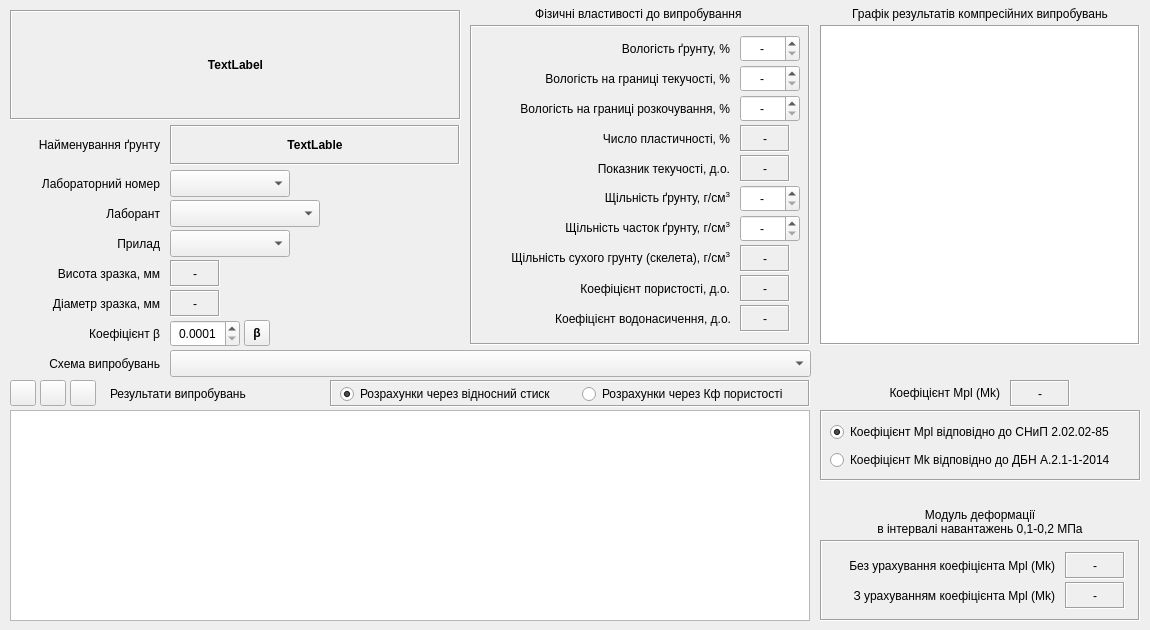
  <widget class="QWidget" name="tab">
   <attribute name="title">
    <string>Один запис</string>
   </attribute>
   <widget class="QLabel" name="label">
    <property name="enabled">
     <bool>true</bool>
    </property>
    <property name="geometry">
     <rect>
      <x>10</x>
      <y>10</y>
      <width>451</width>
      <height>110</height>
     </rect>
    </property>
    <property name="font">
     <font>
      <weight>75</weight>
      <bold>true</bold>
     </font>
    </property>
    <property name="frameShape">
     <enum>QFrame::Box</enum>
    </property>
    <property name="frameShadow">
     <enum>QFrame::Sunken</enum>
    </property>
    <property name="text">
     <string>TextLabel</string>
    </property>
    <property name="alignment">
     <set>Qt::AlignCenter</set>
    </property>
    <property name="wordWrap">
     <bool>true</bool>
    </property>
   </widget>
   <widget class="QLabel" name="label_19">
    <property name="geometry">
     <rect>
      <x>110</x>
      <y>380</y>
      <width>171</width>
      <height>27</height>
     </rect>
    </property>
    <property name="text">
     <string>Результати випробувань</string>
    </property>
    <property name="alignment">
     <set>Qt::AlignLeading|Qt::AlignLeft|Qt::AlignVCenter</set>
    </property>
   </widget>
   <widget class="QLabel" name="label_20">
    <property name="geometry">
     <rect>
      <x>10</x>
      <y>170</y>
      <width>150</width>
      <height>27</height>
     </rect>
    </property>
    <property name="sizePolicy">
     <sizepolicy hsizetype="Preferred" vsizetype="Preferred">
      <horstretch>0</horstretch>
      <verstretch>0</verstretch>
     </sizepolicy>
    </property>
    <property name="text">
     <string>Лабораторний номер</string>
    </property>
    <property name="alignment">
     <set>Qt::AlignRight|Qt::AlignTrailing|Qt::AlignVCenter</set>
    </property>
   </widget>
   <widget class="QComboBox" name="comboBox">
    <property name="geometry">
     <rect>
      <x>170</x>
      <y>170</y>
      <width>120</width>
      <height>27</height>
     </rect>
    </property>
   </widget>
   <widget class="QFrame" name="frame_3">
    <property name="geometry">
     <rect>
      <x>470</x>
      <y>25</y>
      <width>340</width>
      <height>320</height>
     </rect>
    </property>
    <property name="frameShape">
     <enum>QFrame::Box</enum>
    </property>
    <property name="frameShadow">
     <enum>QFrame::Sunken</enum>
    </property>
    <widget class="QLabel" name="label_11">
     <property name="geometry">
      <rect>
       <x>270</x>
       <y>220</y>
       <width>50</width>
       <height>27</height>
      </rect>
     </property>
     <property name="font">
      <font>
       <weight>50</weight>
       <bold>false</bold>
      </font>
     </property>
     <property name="frameShape">
      <enum>QFrame::Box</enum>
     </property>
     <property name="frameShadow">
      <enum>QFrame::Sunken</enum>
     </property>
     <property name="text">
      <string>-</string>
     </property>
     <property name="alignment">
      <set>Qt::AlignCenter</set>
     </property>
     <property name="margin">
      <number>0</number>
     </property>
     <property name="indent">
      <number>-1</number>
     </property>
    </widget>
    <widget class="QLabel" name="label_23">
     <property name="geometry">
      <rect>
       <x>10</x>
       <y>250</y>
       <width>250</width>
       <height>27</height>
      </rect>
     </property>
     <property name="text">
      <string>Коефіцієнт пористості, д.о.</string>
     </property>
     <property name="alignment">
      <set>Qt::AlignRight|Qt::AlignTrailing|Qt::AlignVCenter</set>
     </property>
     <property name="wordWrap">
      <bool>true</bool>
     </property>
    </widget>
    <widget class="QLabel" name="label_27">
     <property name="geometry">
      <rect>
       <x>10</x>
       <y>220</y>
       <width>250</width>
       <height>27</height>
      </rect>
     </property>
     <property name="text">
      <string>&lt;html&gt;&lt;head/&gt;&lt;body&gt;&lt;p&gt;Щiльнiсть сухого грунту (скелета), г/см&lt;span style=&quot; vertical-align:super;&quot;&gt;3&lt;/span&gt;&lt;/p&gt;&lt;/body&gt;&lt;/html&gt;</string>
     </property>
     <property name="alignment">
      <set>Qt::AlignRight|Qt::AlignTrailing|Qt::AlignVCenter</set>
     </property>
     <property name="wordWrap">
      <bool>true</bool>
     </property>
    </widget>
    <widget class="QLabel" name="label_12">
     <property name="geometry">
      <rect>
       <x>270</x>
       <y>250</y>
       <width>50</width>
       <height>27</height>
      </rect>
     </property>
     <property name="font">
      <font>
       <weight>50</weight>
       <bold>false</bold>
      </font>
     </property>
     <property name="frameShape">
      <enum>QFrame::Box</enum>
     </property>
     <property name="frameShadow">
      <enum>QFrame::Sunken</enum>
     </property>
     <property name="text">
      <string>-</string>
     </property>
     <property name="alignment">
      <set>Qt::AlignCenter</set>
     </property>
     <property name="margin">
      <number>0</number>
     </property>
     <property name="indent">
      <number>-1</number>
     </property>
    </widget>
    <widget class="QDoubleSpinBox" name="doubleSpinBox_3">
     <property name="geometry">
      <rect>
       <x>270</x>
       <y>70</y>
       <width>60</width>
       <height>27</height>
      </rect>
     </property>
     <property name="locale">
      <locale language="C" country="AnyCountry"/>
     </property>
     <property name="alignment">
      <set>Qt::AlignCenter</set>
     </property>
     <property name="specialValueText">
      <string>-</string>
     </property>
     <property name="decimals">
      <number>1</number>
     </property>
     <property name="maximum">
      <double>999.000000000000000</double>
     </property>
     <property name="singleStep">
      <double>0.100000000000000</double>
     </property>
    </widget>
    <widget class="QLabel" name="label_3">
     <property name="geometry">
      <rect>
       <x>10</x>
       <y>10</y>
       <width>250</width>
       <height>27</height>
      </rect>
     </property>
     <property name="text">
      <string>Вологість ґрунту, %</string>
     </property>
     <property name="alignment">
      <set>Qt::AlignRight|Qt::AlignTrailing|Qt::AlignVCenter</set>
     </property>
    </widget>
    <widget class="QDoubleSpinBox" name="doubleSpinBox">
     <property name="geometry">
      <rect>
       <x>270</x>
       <y>10</y>
       <width>60</width>
       <height>27</height>
      </rect>
     </property>
     <property name="locale">
      <locale language="C" country="AnyCountry"/>
     </property>
     <property name="wrapping">
      <bool>false</bool>
     </property>
     <property name="alignment">
      <set>Qt::AlignCenter</set>
     </property>
     <property name="specialValueText">
      <string>-</string>
     </property>
     <property name="decimals">
      <number>1</number>
     </property>
     <property name="maximum">
      <double>999.000000000000000</double>
     </property>
     <property name="singleStep">
      <double>0.100000000000000</double>
     </property>
     <property name="value">
      <double>0.000000000000000</double>
     </property>
    </widget>
    <widget class="QDoubleSpinBox" name="doubleSpinBox_2">
     <property name="geometry">
      <rect>
       <x>270</x>
       <y>40</y>
       <width>60</width>
       <height>27</height>
      </rect>
     </property>
     <property name="locale">
      <locale language="C" country="AnyCountry"/>
     </property>
     <property name="alignment">
      <set>Qt::AlignCenter</set>
     </property>
     <property name="specialValueText">
      <string>-</string>
     </property>
     <property name="decimals">
      <number>1</number>
     </property>
     <property name="maximum">
      <double>999.000000000000000</double>
     </property>
     <property name="singleStep">
      <double>0.100000000000000</double>
     </property>
    </widget>
    <widget class="QLabel" name="label_6">
     <property name="geometry">
      <rect>
       <x>10</x>
       <y>40</y>
       <width>250</width>
       <height>27</height>
      </rect>
     </property>
     <property name="text">
      <string>Вологість на границi текучостi, %</string>
     </property>
     <property name="alignment">
      <set>Qt::AlignRight|Qt::AlignTrailing|Qt::AlignVCenter</set>
     </property>
    </widget>
    <widget class="QLabel" name="label_7">
     <property name="geometry">
      <rect>
       <x>10</x>
       <y>70</y>
       <width>250</width>
       <height>27</height>
      </rect>
     </property>
     <property name="text">
      <string>Вологість на границi розкочування, %</string>
     </property>
     <property name="alignment">
      <set>Qt::AlignRight|Qt::AlignTrailing|Qt::AlignVCenter</set>
     </property>
    </widget>
    <widget class="QDoubleSpinBox" name="doubleSpinBox_5">
     <property name="geometry">
      <rect>
       <x>270</x>
       <y>190</y>
       <width>60</width>
       <height>27</height>
      </rect>
     </property>
     <property name="locale">
      <locale language="C" country="AnyCountry"/>
     </property>
     <property name="alignment">
      <set>Qt::AlignCenter</set>
     </property>
     <property name="specialValueText">
      <string>-</string>
     </property>
     <property name="maximum">
      <double>5.000000000000000</double>
     </property>
     <property name="singleStep">
      <double>0.010000000000000</double>
     </property>
    </widget>
    <widget class="QLabel" name="label_4">
     <property name="geometry">
      <rect>
       <x>10</x>
       <y>160</y>
       <width>250</width>
       <height>27</height>
      </rect>
     </property>
     <property name="text">
      <string>&lt;html&gt;&lt;head/&gt;&lt;body&gt;&lt;p&gt;Щільність ґрунту, г/см&lt;span style=&quot; vertical-align:super;&quot;&gt;3&lt;/span&gt;&lt;/p&gt;&lt;/body&gt;&lt;/html&gt;</string>
     </property>
     <property name="alignment">
      <set>Qt::AlignRight|Qt::AlignTrailing|Qt::AlignVCenter</set>
     </property>
    </widget>
    <widget class="QLabel" name="label_5">
     <property name="geometry">
      <rect>
       <x>10</x>
       <y>190</y>
       <width>250</width>
       <height>27</height>
      </rect>
     </property>
     <property name="text">
      <string>&lt;html&gt;&lt;head/&gt;&lt;body&gt;&lt;p&gt;Щiльнiсть часток ґрунту, г/см&lt;span style=&quot; vertical-align:super;&quot;&gt;3&lt;/span&gt;&lt;/p&gt;&lt;/body&gt;&lt;/html&gt;</string>
     </property>
     <property name="alignment">
      <set>Qt::AlignRight|Qt::AlignTrailing|Qt::AlignVCenter</set>
     </property>
    </widget>
    <widget class="QDoubleSpinBox" name="doubleSpinBox_4">
     <property name="geometry">
      <rect>
       <x>270</x>
       <y>160</y>
       <width>60</width>
       <height>27</height>
      </rect>
     </property>
     <property name="locale">
      <locale language="C" country="AnyCountry"/>
     </property>
     <property name="alignment">
      <set>Qt::AlignCenter</set>
     </property>
     <property name="specialValueText">
      <string>-</string>
     </property>
     <property name="maximum">
      <double>5.000000000000000</double>
     </property>
     <property name="singleStep">
      <double>0.010000000000000</double>
     </property>
    </widget>
    <widget class="QLabel" name="label_10">
     <property name="geometry">
      <rect>
       <x>270</x>
       <y>130</y>
       <width>50</width>
       <height>27</height>
      </rect>
     </property>
     <property name="font">
      <font>
       <weight>50</weight>
       <bold>false</bold>
      </font>
     </property>
     <property name="frameShape">
      <enum>QFrame::Box</enum>
     </property>
     <property name="frameShadow">
      <enum>QFrame::Sunken</enum>
     </property>
     <property name="text">
      <string>-</string>
     </property>
     <property name="alignment">
      <set>Qt::AlignCenter</set>
     </property>
     <property name="margin">
      <number>0</number>
     </property>
     <property name="indent">
      <number>-1</number>
     </property>
    </widget>
    <widget class="QLabel" name="label_25">
     <property name="geometry">
      <rect>
       <x>10</x>
       <y>130</y>
       <width>250</width>
       <height>27</height>
      </rect>
     </property>
     <property name="text">
      <string>Показник текучостi, д.о.</string>
     </property>
     <property name="alignment">
      <set>Qt::AlignRight|Qt::AlignTrailing|Qt::AlignVCenter</set>
     </property>
     <property name="wordWrap">
      <bool>true</bool>
     </property>
    </widget>
    <widget class="QLabel" name="label_24">
     <property name="geometry">
      <rect>
       <x>10</x>
       <y>100</y>
       <width>250</width>
       <height>27</height>
      </rect>
     </property>
     <property name="text">
      <string>Число пластичностi, %</string>
     </property>
     <property name="alignment">
      <set>Qt::AlignRight|Qt::AlignTrailing|Qt::AlignVCenter</set>
     </property>
     <property name="wordWrap">
      <bool>true</bool>
     </property>
    </widget>
    <widget class="QLabel" name="label_9">
     <property name="geometry">
      <rect>
       <x>270</x>
       <y>100</y>
       <width>50</width>
       <height>27</height>
      </rect>
     </property>
     <property name="font">
      <font>
       <weight>50</weight>
       <bold>false</bold>
      </font>
     </property>
     <property name="frameShape">
      <enum>QFrame::Box</enum>
     </property>
     <property name="frameShadow">
      <enum>QFrame::Sunken</enum>
     </property>
     <property name="text">
      <string>-</string>
     </property>
     <property name="alignment">
      <set>Qt::AlignCenter</set>
     </property>
     <property name="margin">
      <number>0</number>
     </property>
     <property name="indent">
      <number>-1</number>
     </property>
    </widget>
    <widget class="QLabel" name="label_34">
     <property name="geometry">
      <rect>
       <x>270</x>
       <y>280</y>
       <width>50</width>
       <height>27</height>
      </rect>
     </property>
     <property name="font">
      <font>
       <weight>50</weight>
       <bold>false</bold>
      </font>
     </property>
     <property name="frameShape">
      <enum>QFrame::Box</enum>
     </property>
     <property name="frameShadow">
      <enum>QFrame::Sunken</enum>
     </property>
     <property name="text">
      <string>-</string>
     </property>
     <property name="alignment">
      <set>Qt::AlignCenter</set>
     </property>
     <property name="margin">
      <number>0</number>
     </property>
     <property name="indent">
      <number>-1</number>
     </property>
    </widget>
    <widget class="QLabel" name="label_26">
     <property name="geometry">
      <rect>
       <x>10</x>
       <y>280</y>
       <width>251</width>
       <height>27</height>
      </rect>
     </property>
     <property name="text">
      <string>Коефіцієнт водонасичення, д.о.</string>
     </property>
     <property name="alignment">
      <set>Qt::AlignRight|Qt::AlignTrailing|Qt::AlignVCenter</set>
     </property>
     <property name="wordWrap">
      <bool>true</bool>
     </property>
    </widget>
   </widget>
   <widget class="QLabel" name="label_35">
    <property name="geometry">
     <rect>
      <x>470</x>
      <y>5</y>
      <width>340</width>
      <height>17</height>
     </rect>
    </property>
    <property name="text">
     <string>Фізичні властивості до випробування </string>
    </property>
    <property name="alignment">
     <set>Qt::AlignCenter</set>
    </property>
   </widget>
   <widget class="QLabel" name="label_17">
    <property name="geometry">
     <rect>
      <x>10</x>
      <y>260</y>
      <width>150</width>
      <height>27</height>
     </rect>
    </property>
    <property name="text">
     <string>Висота зразка, мм</string>
    </property>
    <property name="alignment">
     <set>Qt::AlignRight|Qt::AlignTrailing|Qt::AlignVCenter</set>
    </property>
   </widget>
   <widget class="QLabel" name="label_21">
    <property name="geometry">
     <rect>
      <x>10</x>
      <y>290</y>
      <width>150</width>
      <height>27</height>
     </rect>
    </property>
    <property name="text">
     <string>Діаметр зразка, мм</string>
    </property>
    <property name="alignment">
     <set>Qt::AlignRight|Qt::AlignTrailing|Qt::AlignVCenter</set>
    </property>
   </widget>
   <widget class="QLabel" name="label_22">
    <property name="geometry">
     <rect>
      <x>10</x>
      <y>230</y>
      <width>150</width>
      <height>27</height>
     </rect>
    </property>
    <property name="text">
     <string>Прилад</string>
    </property>
    <property name="alignment">
     <set>Qt::AlignRight|Qt::AlignTrailing|Qt::AlignVCenter</set>
    </property>
   </widget>
   <widget class="QComboBox" name="comboBox_2">
    <property name="geometry">
     <rect>
      <x>170</x>
      <y>230</y>
      <width>120</width>
      <height>27</height>
     </rect>
    </property>
   </widget>
   <widget class="QLabel" name="label_36">
    <property name="geometry">
     <rect>
      <x>10</x>
      <y>350</y>
      <width>150</width>
      <height>27</height>
     </rect>
    </property>
    <property name="text">
     <string>Схема випробувань</string>
    </property>
    <property name="alignment">
     <set>Qt::AlignRight|Qt::AlignTrailing|Qt::AlignVCenter</set>
    </property>
   </widget>
   <widget class="QComboBox" name="comboBox_3">
    <property name="geometry">
     <rect>
      <x>170</x>
      <y>350</y>
      <width>641</width>
      <height>27</height>
     </rect>
    </property>
   </widget>
   <widget class="QToolButton" name="toolButton_1">
    <property name="geometry">
     <rect>
      <x>10</x>
      <y>380</y>
      <width>26</width>
      <height>26</height>
     </rect>
    </property>
    <property name="toolTip">
     <string>Додати один рядок до таблиці</string>
    </property>
    <property name="statusTip">
     <string>Додавання одного рядка до таблиці результатів випробувань</string>
    </property>
    <property name="text">
     <string/>
    </property>
    <property name="icon">
     <iconset>
      <normaloff>../icons/16x16/list-add.png</normaloff>../icons/16x16/list-add.png</iconset>
    </property>
   </widget>
   <widget class="QToolButton" name="toolButton_2">
    <property name="geometry">
     <rect>
      <x>40</x>
      <y>380</y>
      <width>26</width>
      <height>26</height>
     </rect>
    </property>
    <property name="toolTip">
     <string>Вилучити поточний рядок з таблиці</string>
    </property>
    <property name="statusTip">
     <string>Вилучення поточного рядка з таблиці результатів випробувань</string>
    </property>
    <property name="text">
     <string/>
    </property>
    <property name="icon">
     <iconset>
      <normaloff>../icons/16x16/list-remove.png</normaloff>../icons/16x16/list-remove.png</iconset>
    </property>
   </widget>
   <widget class="QTableView" name="tableRezultCompres">
    <property name="geometry">
     <rect>
      <x>10</x>
      <y>410</y>
      <width>800</width>
      <height>211</height>
     </rect>
    </property>
    <property name="frameShadow">
     <enum>QFrame::Sunken</enum>
    </property>
    <attribute name="verticalHeaderDefaultSectionSize">
     <number>24</number>
    </attribute>
   </widget>
   <widget class="QToolButton" name="toolButton">
    <property name="geometry">
     <rect>
      <x>70</x>
      <y>380</y>
      <width>26</width>
      <height>26</height>
     </rect>
    </property>
    <property name="toolTip">
     <string>Розрахувати модуль деформації</string>
    </property>
    <property name="statusTip">
     <string>Розрахувати модуль деформації</string>
    </property>
    <property name="text">
     <string/>
    </property>
    <property name="icon">
     <iconset>
      <normaloff>../icons/16x16/accessories-calculator.png</normaloff>../icons/16x16/accessories-calculator.png</iconset>
    </property>
   </widget>
   <widget class="QGraphicsView" name="graphicsView">
    <property name="geometry">
     <rect>
      <x>820</x>
      <y>25</y>
      <width>320</width>
      <height>320</height>
     </rect>
    </property>
    <property name="frameShape">
     <enum>QFrame::Box</enum>
    </property>
   </widget>
   <widget class="QFrame" name="frame">
    <property name="geometry">
     <rect>
      <x>820</x>
      <y>540</y>
      <width>320</width>
      <height>81</height>
     </rect>
    </property>
    <property name="frameShape">
     <enum>QFrame::Box</enum>
    </property>
    <property name="frameShadow">
     <enum>QFrame::Sunken</enum>
    </property>
    <widget class="QLabel" name="label_13">
     <property name="geometry">
      <rect>
       <x>245</x>
       <y>12</y>
       <width>60</width>
       <height>27</height>
      </rect>
     </property>
     <property name="frameShape">
      <enum>QFrame::Box</enum>
     </property>
     <property name="frameShadow">
      <enum>QFrame::Sunken</enum>
     </property>
     <property name="text">
      <string>-</string>
     </property>
     <property name="alignment">
      <set>Qt::AlignCenter</set>
     </property>
    </widget>
    <widget class="QLabel" name="label_37">
     <property name="geometry">
      <rect>
       <x>5</x>
       <y>12</y>
       <width>230</width>
       <height>27</height>
      </rect>
     </property>
     <property name="text">
      <string>Без урахування коефіцієнта Mpl (Mk)</string>
     </property>
     <property name="alignment">
      <set>Qt::AlignRight|Qt::AlignTrailing|Qt::AlignVCenter</set>
     </property>
    </widget>
    <widget class="QLabel" name="label_14">
     <property name="geometry">
      <rect>
       <x>245</x>
       <y>42</y>
       <width>60</width>
       <height>27</height>
      </rect>
     </property>
     <property name="frameShape">
      <enum>QFrame::Box</enum>
     </property>
     <property name="frameShadow">
      <enum>QFrame::Sunken</enum>
     </property>
     <property name="text">
      <string>-</string>
     </property>
     <property name="alignment">
      <set>Qt::AlignCenter</set>
     </property>
    </widget>
    <widget class="QLabel" name="label_38">
     <property name="geometry">
      <rect>
       <x>5</x>
       <y>42</y>
       <width>230</width>
       <height>27</height>
      </rect>
     </property>
     <property name="text">
      <string>З урахуванням коефіцієнта Mpl (Mk)</string>
     </property>
     <property name="alignment">
      <set>Qt::AlignRight|Qt::AlignTrailing|Qt::AlignVCenter</set>
     </property>
    </widget>
   </widget>
   <widget class="QLabel" name="label_2">
    <property name="geometry">
     <rect>
      <x>820</x>
      <y>5</y>
      <width>320</width>
      <height>17</height>
     </rect>
    </property>
    <property name="text">
     <string>Графік результатів компресійних випробувань</string>
    </property>
    <property name="alignment">
     <set>Qt::AlignCenter</set>
    </property>
   </widget>
   <widget class="QDoubleSpinBox" name="spinBox_3">
    <property name="geometry">
     <rect>
      <x>170</x>
      <y>320</y>
      <width>70</width>
      <height>27</height>
     </rect>
    </property>
    <property name="statusTip">
     <string>Коефіцієнт, що враховує відсутність поперечного розширення ґрунту в компресійному приладі</string>
    </property>
    <property name="locale">
     <locale language="C" country="AnyCountry"/>
    </property>
    <property name="alignment">
     <set>Qt::AlignCenter</set>
    </property>
    <property name="decimals">
     <number>4</number>
    </property>
    <property name="minimum">
     <double>0.000100000000000</double>
    </property>
    <property name="maximum">
     <double>1.000000000000000</double>
    </property>
    <property name="singleStep">
     <double>0.000100000000000</double>
    </property>
   </widget>
   <widget class="QLabel" name="label_40">
    <property name="geometry">
     <rect>
      <x>10</x>
      <y>320</y>
      <width>150</width>
      <height>27</height>
     </rect>
    </property>
    <property name="text">
     <string>Коефіцієнт β</string>
    </property>
    <property name="alignment">
     <set>Qt::AlignRight|Qt::AlignTrailing|Qt::AlignVCenter</set>
    </property>
   </widget>
   <widget class="QLabel" name="label_39">
    <property name="geometry">
     <rect>
      <x>820</x>
      <y>506</y>
      <width>320</width>
      <height>31</height>
     </rect>
    </property>
    <property name="text">
     <string>Модуль деформації 
в інтервалі навантажень 0,1-0,2 МПа</string>
    </property>
    <property name="alignment">
     <set>Qt::AlignCenter</set>
    </property>
    <property name="wordWrap">
     <bool>true</bool>
    </property>
   </widget>
   <widget class="QToolButton" name="toolButton_3">
    <property name="geometry">
     <rect>
      <x>244</x>
      <y>320</y>
      <width>26</width>
      <height>26</height>
     </rect>
    </property>
    <property name="font">
     <font>
      <weight>75</weight>
      <italic>false</italic>
      <bold>true</bold>
     </font>
    </property>
    <property name="toolTip">
     <string>Розрахувати коефіцієнт β, що враховує відсутність поперечного розширення ґрунту в компресійному приладі</string>
    </property>
    <property name="statusTip">
     <string>Розрахувати коефіцієнт β, що враховує відсутність поперечного розширення ґрунту в компресійному приладі</string>
    </property>
    <property name="text">
     <string>β</string>
    </property>
   </widget>
   <widget class="QFrame" name="frame_2">
    <property name="geometry">
     <rect>
      <x>820</x>
      <y>410</y>
      <width>321</width>
      <height>71</height>
     </rect>
    </property>
    <property name="frameShape">
     <enum>QFrame::Box</enum>
    </property>
    <property name="frameShadow">
     <enum>QFrame::Sunken</enum>
    </property>
    <widget class="QWidget" name="layoutWidget">
     <property name="geometry">
      <rect>
       <x>10</x>
       <y>10</y>
       <width>318</width>
       <height>54</height>
      </rect>
     </property>
     <layout class="QVBoxLayout" name="verticalLayout">
      <item>
       <widget class="QRadioButton" name="radioButton">
        <property name="text">
         <string>Коефіцієнт Mpl відповідно до СНиП 2.02.02-85</string>
        </property>
        <property name="checked">
         <bool>true</bool>
        </property>
       </widget>
      </item>
      <item>
       <widget class="QRadioButton" name="radioButton_2">
        <property name="text">
         <string>Коефіцієнт Мk відповідно до ДБН А.2.1-1-2014 </string>
        </property>
       </widget>
      </item>
     </layout>
    </widget>
   </widget>
   <widget class="QLabel" name="label_28">
    <property name="geometry">
     <rect>
      <x>870</x>
      <y>380</y>
      <width>130</width>
      <height>27</height>
     </rect>
    </property>
    <property name="text">
     <string>&lt;html&gt;&lt;head/&gt;&lt;body&gt;&lt;p&gt;Коефіцієнт Mpl (Mk)&lt;/p&gt;&lt;/body&gt;&lt;/html&gt;</string>
    </property>
    <property name="alignment">
     <set>Qt::AlignRight|Qt::AlignTrailing|Qt::AlignVCenter</set>
    </property>
    <property name="wordWrap">
     <bool>false</bool>
    </property>
   </widget>
   <widget class="QLabel" name="label_15">
    <property name="geometry">
     <rect>
      <x>1010</x>
      <y>380</y>
      <width>60</width>
      <height>27</height>
     </rect>
    </property>
    <property name="frameShape">
     <enum>QFrame::Box</enum>
    </property>
    <property name="frameShadow">
     <enum>QFrame::Sunken</enum>
    </property>
    <property name="text">
     <string>-</string>
    </property>
    <property name="alignment">
     <set>Qt::AlignCenter</set>
    </property>
   </widget>
   <widget class="QFrame" name="frame_4">
    <property name="geometry">
     <rect>
      <x>330</x>
      <y>380</y>
      <width>480</width>
      <height>27</height>
     </rect>
    </property>
    <property name="frameShape">
     <enum>QFrame::Box</enum>
    </property>
    <property name="frameShadow">
     <enum>QFrame::Sunken</enum>
    </property>
    <widget class="QWidget" name="layoutWidget">
     <property name="geometry">
      <rect>
       <x>10</x>
       <y>2</y>
       <width>478</width>
       <height>24</height>
      </rect>
     </property>
     <layout class="QHBoxLayout" name="horizontalLayout">
      <item>
       <widget class="QRadioButton" name="radioButton_3">
        <property name="text">
         <string>Розрахунки через відносний стиск</string>
        </property>
        <property name="checked">
         <bool>true</bool>
        </property>
       </widget>
      </item>
      <item>
       <widget class="QRadioButton" name="radioButton_4">
        <property name="text">
         <string>Розрахунки через Кф пористості</string>
        </property>
       </widget>
      </item>
     </layout>
    </widget>
   </widget>
   <widget class="QComboBox" name="comboBox_4">
    <property name="geometry">
     <rect>
      <x>170</x>
      <y>200</y>
      <width>150</width>
      <height>27</height>
     </rect>
    </property>
   </widget>
   <widget class="QLabel" name="label_48">
    <property name="geometry">
     <rect>
      <x>10</x>
      <y>200</y>
      <width>150</width>
      <height>27</height>
     </rect>
    </property>
    <property name="sizePolicy">
     <sizepolicy hsizetype="Preferred" vsizetype="Preferred">
      <horstretch>0</horstretch>
      <verstretch>0</verstretch>
     </sizepolicy>
    </property>
    <property name="text">
     <string>Лаборант</string>
    </property>
    <property name="alignment">
     <set>Qt::AlignRight|Qt::AlignTrailing|Qt::AlignVCenter</set>
    </property>
   </widget>
   <widget class="QLabel" name="label_8">
    <property name="geometry">
     <rect>
      <x>10</x>
      <y>125</y>
      <width>150</width>
      <height>40</height>
     </rect>
    </property>
    <property name="text">
     <string>Найменування ґрунту</string>
    </property>
    <property name="alignment">
     <set>Qt::AlignRight|Qt::AlignTrailing|Qt::AlignVCenter</set>
    </property>
   </widget>
   <widget class="QLabel" name="label_18">
    <property name="geometry">
     <rect>
      <x>170</x>
      <y>125</y>
      <width>290</width>
      <height>40</height>
     </rect>
    </property>
    <property name="font">
     <font>
      <weight>75</weight>
      <bold>true</bold>
     </font>
    </property>
    <property name="frameShape">
     <enum>QFrame::Box</enum>
    </property>
    <property name="frameShadow">
     <enum>QFrame::Sunken</enum>
    </property>
    <property name="text">
     <string>TextLable</string>
    </property>
    <property name="alignment">
     <set>Qt::AlignCenter</set>
    </property>
    <property name="wordWrap">
     <bool>true</bool>
    </property>
   </widget>
   <widget class="QLabel" name="label_16">
    <property name="geometry">
     <rect>
      <x>170</x>
      <y>260</y>
      <width>50</width>
      <height>27</height>
     </rect>
    </property>
    <property name="font">
     <font>
      <weight>50</weight>
      <bold>false</bold>
     </font>
    </property>
    <property name="frameShape">
     <enum>QFrame::Box</enum>
    </property>
    <property name="frameShadow">
     <enum>QFrame::Sunken</enum>
    </property>
    <property name="text">
     <string>-</string>
    </property>
    <property name="alignment">
     <set>Qt::AlignCenter</set>
    </property>
    <property name="margin">
     <number>0</number>
    </property>
    <property name="indent">
     <number>-1</number>
    </property>
   </widget>
   <widget class="QLabel" name="label_29">
    <property name="geometry">
     <rect>
      <x>170</x>
      <y>290</y>
      <width>50</width>
      <height>27</height>
     </rect>
    </property>
    <property name="font">
     <font>
      <weight>50</weight>
      <bold>false</bold>
     </font>
    </property>
    <property name="frameShape">
     <enum>QFrame::Box</enum>
    </property>
    <property name="frameShadow">
     <enum>QFrame::Sunken</enum>
    </property>
    <property name="text">
     <string>-</string>
    </property>
    <property name="alignment">
     <set>Qt::AlignCenter</set>
    </property>
    <property name="margin">
     <number>0</number>
    </property>
    <property name="indent">
     <number>-1</number>
    </property>
   </widget>
   <zorder>frame</zorder>
   <zorder>label</zorder>
   <zorder>label_19</zorder>
   <zorder>label_20</zorder>
   <zorder>comboBox</zorder>
   <zorder>frame_3</zorder>
   <zorder>label_35</zorder>
   <zorder>label_17</zorder>
   <zorder>label_21</zorder>
   <zorder>label_22</zorder>
   <zorder>comboBox_2</zorder>
   <zorder>label_36</zorder>
   <zorder>comboBox_3</zorder>
   <zorder>toolButton_1</zorder>
   <zorder>toolButton_2</zorder>
   <zorder>tableRezultCompres</zorder>
   <zorder>toolButton</zorder>
   <zorder>graphicsView</zorder>
   <zorder>label_2</zorder>
   <zorder>spinBox_3</zorder>
   <zorder>label_40</zorder>
   <zorder>label_39</zorder>
   <zorder>toolButton_3</zorder>
   <zorder>frame_2</zorder>
   <zorder>label_28</zorder>
   <zorder>label_15</zorder>
   <zorder>frame_4</zorder>
   <zorder>comboBox_4</zorder>
   <zorder>label_48</zorder>
   <zorder>label_8</zorder>
   <zorder>label_18</zorder>
   <zorder>label_16</zorder>
   <zorder>label_29</zorder>
  </widget>
